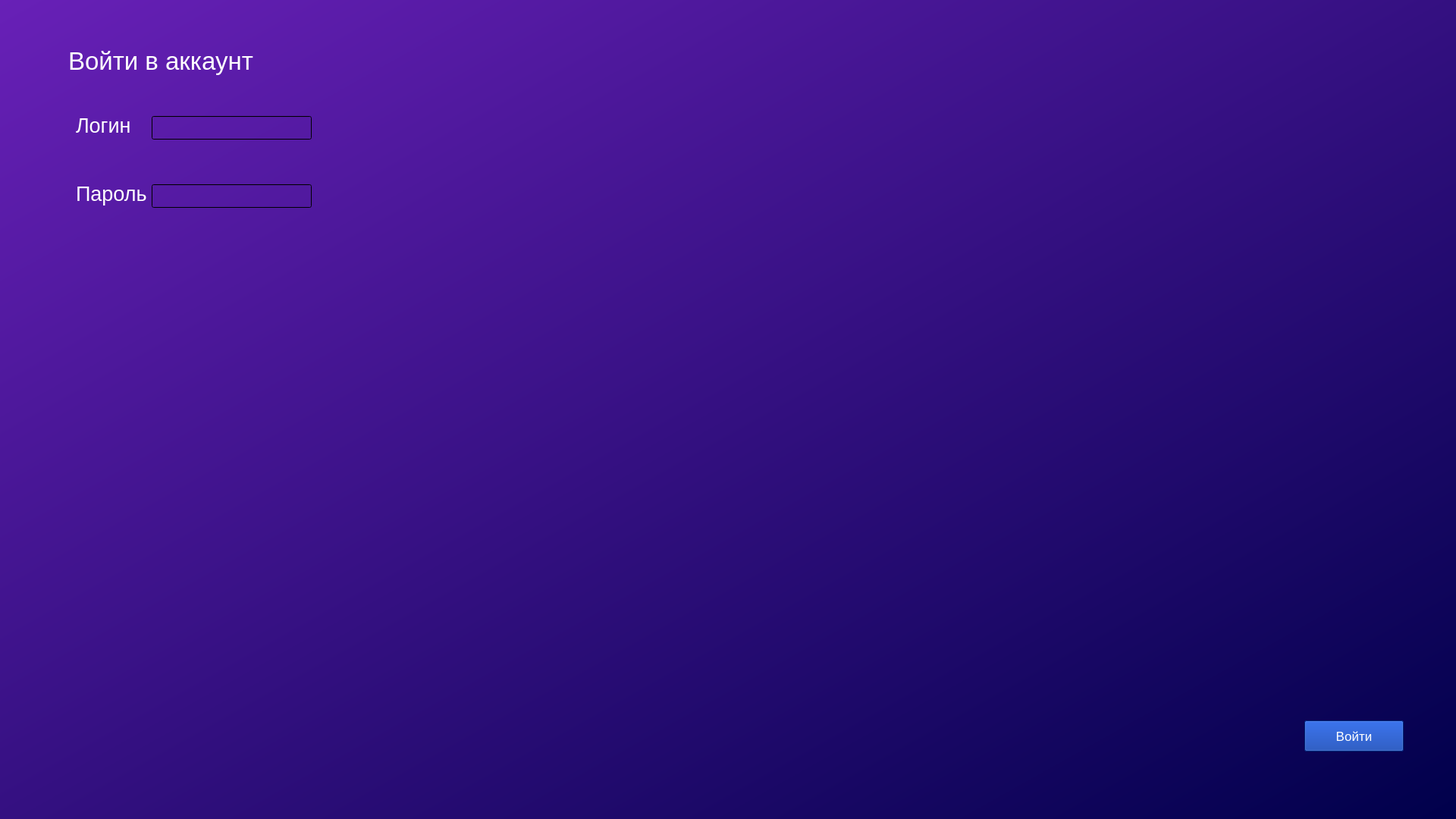
<?xml version="1.0" encoding="UTF-8"?>
<ui version="4.0">
 <class>MainWindow</class>
 <widget class="QMainWindow" name="MainWindow">
  <property name="geometry">
   <rect>
    <x>0</x>
    <y>0</y>
    <width>1920</width>
    <height>1080</height>
   </rect>
  </property>
  <property name="minimumSize">
   <size>
    <width>1159</width>
    <height>552</height>
   </size>
  </property>
  <property name="palette">
   <palette>
    <active>
     <colorrole role="WindowText">
      <brush brushstyle="SolidPattern">
       <color alpha="255">
        <red>255</red>
        <green>255</green>
        <blue>255</blue>
       </color>
      </brush>
     </colorrole>
     <colorrole role="Button">
      <brush brushstyle="LinearGradientPattern">
       <gradient startx="0.000000000000000" starty="0.000000000000000" endx="1.000000000000000" endy="1.000000000000000" type="LinearGradient" spread="PadSpread" coordinatemode="ObjectBoundingMode">
        <gradientstop position="0.000000000000000">
         <color alpha="255">
          <red>104</red>
          <green>32</green>
          <blue>183</blue>
         </color>
        </gradientstop>
        <gradientstop position="1.000000000000000">
         <color alpha="255">
          <red>0</red>
          <green>0</green>
          <blue>75</blue>
         </color>
        </gradientstop>
       </gradient>
      </brush>
     </colorrole>
     <colorrole role="Light">
      <brush brushstyle="SolidPattern">
       <color alpha="255">
        <red>72</red>
        <green>51</green>
        <blue>67</blue>
       </color>
      </brush>
     </colorrole>
     <colorrole role="Midlight">
      <brush brushstyle="SolidPattern">
       <color alpha="255">
        <red>60</red>
        <green>42</green>
        <blue>56</blue>
       </color>
      </brush>
     </colorrole>
     <colorrole role="Dark">
      <brush brushstyle="SolidPattern">
       <color alpha="255">
        <red>24</red>
        <green>17</green>
        <blue>22</blue>
       </color>
      </brush>
     </colorrole>
     <colorrole role="Mid">
      <brush brushstyle="SolidPattern">
       <color alpha="255">
        <red>32</red>
        <green>23</green>
        <blue>30</blue>
       </color>
      </brush>
     </colorrole>
     <colorrole role="Text">
      <brush brushstyle="SolidPattern">
       <color alpha="255">
        <red>255</red>
        <green>255</green>
        <blue>255</blue>
       </color>
      </brush>
     </colorrole>
     <colorrole role="BrightText">
      <brush brushstyle="SolidPattern">
       <color alpha="255">
        <red>255</red>
        <green>255</green>
        <blue>255</blue>
       </color>
      </brush>
     </colorrole>
     <colorrole role="ButtonText">
      <brush brushstyle="SolidPattern">
       <color alpha="255">
        <red>255</red>
        <green>255</green>
        <blue>255</blue>
       </color>
      </brush>
     </colorrole>
     <colorrole role="Base">
      <brush brushstyle="LinearGradientPattern">
       <gradient startx="0.000000000000000" starty="0.000000000000000" endx="1.000000000000000" endy="1.000000000000000" type="LinearGradient" spread="PadSpread" coordinatemode="ObjectBoundingMode">
        <gradientstop position="0.000000000000000">
         <color alpha="255">
          <red>104</red>
          <green>32</green>
          <blue>183</blue>
         </color>
        </gradientstop>
        <gradientstop position="1.000000000000000">
         <color alpha="255">
          <red>0</red>
          <green>0</green>
          <blue>75</blue>
         </color>
        </gradientstop>
       </gradient>
      </brush>
     </colorrole>
     <colorrole role="Window">
      <brush brushstyle="LinearGradientPattern">
       <gradient startx="0.000000000000000" starty="0.000000000000000" endx="1.000000000000000" endy="1.000000000000000" type="LinearGradient" spread="PadSpread" coordinatemode="ObjectBoundingMode">
        <gradientstop position="0.000000000000000">
         <color alpha="255">
          <red>104</red>
          <green>32</green>
          <blue>183</blue>
         </color>
        </gradientstop>
        <gradientstop position="1.000000000000000">
         <color alpha="255">
          <red>0</red>
          <green>0</green>
          <blue>75</blue>
         </color>
        </gradientstop>
       </gradient>
      </brush>
     </colorrole>
     <colorrole role="Shadow">
      <brush brushstyle="SolidPattern">
       <color alpha="255">
        <red>0</red>
        <green>0</green>
        <blue>0</blue>
       </color>
      </brush>
     </colorrole>
     <colorrole role="Highlight">
      <brush brushstyle="SolidPattern">
       <color alpha="255">
        <red>48</red>
        <green>34</green>
        <blue>45</blue>
       </color>
      </brush>
     </colorrole>
     <colorrole role="AlternateBase">
      <brush brushstyle="SolidPattern">
       <color alpha="255">
        <red>24</red>
        <green>17</green>
        <blue>22</blue>
       </color>
      </brush>
     </colorrole>
     <colorrole role="ToolTipBase">
      <brush brushstyle="SolidPattern">
       <color alpha="255">
        <red>255</red>
        <green>255</green>
        <blue>220</blue>
       </color>
      </brush>
     </colorrole>
     <colorrole role="ToolTipText">
      <brush brushstyle="SolidPattern">
       <color alpha="255">
        <red>0</red>
        <green>0</green>
        <blue>0</blue>
       </color>
      </brush>
     </colorrole>
    </active>
    <inactive>
     <colorrole role="WindowText">
      <brush brushstyle="SolidPattern">
       <color alpha="255">
        <red>208</red>
        <green>208</green>
        <blue>208</blue>
       </color>
      </brush>
     </colorrole>
     <colorrole role="Button">
      <brush brushstyle="LinearGradientPattern">
       <gradient startx="0.000000000000000" starty="0.000000000000000" endx="1.000000000000000" endy="1.000000000000000" type="LinearGradient" spread="PadSpread" coordinatemode="ObjectBoundingMode">
        <gradientstop position="0.000000000000000">
         <color alpha="255">
          <red>104</red>
          <green>32</green>
          <blue>183</blue>
         </color>
        </gradientstop>
        <gradientstop position="1.000000000000000">
         <color alpha="255">
          <red>0</red>
          <green>0</green>
          <blue>75</blue>
         </color>
        </gradientstop>
       </gradient>
      </brush>
     </colorrole>
     <colorrole role="Light">
      <brush brushstyle="SolidPattern">
       <color alpha="255">
        <red>255</red>
        <green>255</green>
        <blue>255</blue>
       </color>
      </brush>
     </colorrole>
     <colorrole role="Midlight">
      <brush brushstyle="SolidPattern">
       <color alpha="255">
        <red>227</red>
        <green>227</green>
        <blue>227</blue>
       </color>
      </brush>
     </colorrole>
     <colorrole role="Dark">
      <brush brushstyle="SolidPattern">
       <color alpha="255">
        <red>64</red>
        <green>65</green>
        <blue>66</blue>
       </color>
      </brush>
     </colorrole>
     <colorrole role="Mid">
      <brush brushstyle="SolidPattern">
       <color alpha="255">
        <red>160</red>
        <green>160</green>
        <blue>160</blue>
       </color>
      </brush>
     </colorrole>
     <colorrole role="Text">
      <brush brushstyle="SolidPattern">
       <color alpha="255">
        <red>208</red>
        <green>208</green>
        <blue>208</blue>
       </color>
      </brush>
     </colorrole>
     <colorrole role="BrightText">
      <brush brushstyle="SolidPattern">
       <color alpha="255">
        <red>255</red>
        <green>51</green>
        <blue>51</blue>
       </color>
      </brush>
     </colorrole>
     <colorrole role="ButtonText">
      <brush brushstyle="SolidPattern">
       <color alpha="255">
        <red>208</red>
        <green>208</green>
        <blue>208</blue>
       </color>
      </brush>
     </colorrole>
     <colorrole role="Base">
      <brush brushstyle="LinearGradientPattern">
       <gradient startx="0.000000000000000" starty="0.000000000000000" endx="1.000000000000000" endy="1.000000000000000" type="LinearGradient" spread="PadSpread" coordinatemode="ObjectBoundingMode">
        <gradientstop position="0.000000000000000">
         <color alpha="255">
          <red>104</red>
          <green>32</green>
          <blue>183</blue>
         </color>
        </gradientstop>
        <gradientstop position="1.000000000000000">
         <color alpha="255">
          <red>0</red>
          <green>0</green>
          <blue>75</blue>
         </color>
        </gradientstop>
       </gradient>
      </brush>
     </colorrole>
     <colorrole role="Window">
      <brush brushstyle="LinearGradientPattern">
       <gradient startx="0.000000000000000" starty="0.000000000000000" endx="1.000000000000000" endy="1.000000000000000" type="LinearGradient" spread="PadSpread" coordinatemode="ObjectBoundingMode">
        <gradientstop position="0.000000000000000">
         <color alpha="255">
          <red>104</red>
          <green>32</green>
          <blue>183</blue>
         </color>
        </gradientstop>
        <gradientstop position="1.000000000000000">
         <color alpha="255">
          <red>0</red>
          <green>0</green>
          <blue>75</blue>
         </color>
        </gradientstop>
       </gradient>
      </brush>
     </colorrole>
     <colorrole role="Shadow">
      <brush brushstyle="SolidPattern">
       <color alpha="255">
        <red>105</red>
        <green>105</green>
        <blue>105</blue>
       </color>
      </brush>
     </colorrole>
     <colorrole role="Highlight">
      <brush brushstyle="SolidPattern">
       <color alpha="255">
        <red>29</red>
        <green>84</green>
        <blue>92</blue>
       </color>
      </brush>
     </colorrole>
     <colorrole role="AlternateBase">
      <brush brushstyle="SolidPattern">
       <color alpha="255">
        <red>53</red>
        <green>54</green>
        <blue>55</blue>
       </color>
      </brush>
     </colorrole>
     <colorrole role="ToolTipBase">
      <brush brushstyle="SolidPattern">
       <color alpha="255">
        <red>64</red>
        <green>65</green>
        <blue>66</blue>
       </color>
      </brush>
     </colorrole>
     <colorrole role="ToolTipText">
      <brush brushstyle="SolidPattern">
       <color alpha="255">
        <red>208</red>
        <green>208</green>
        <blue>208</blue>
       </color>
      </brush>
     </colorrole>
    </inactive>
    <disabled>
     <colorrole role="WindowText">
      <brush brushstyle="SolidPattern">
       <color alpha="255">
        <red>24</red>
        <green>17</green>
        <blue>22</blue>
       </color>
      </brush>
     </colorrole>
     <colorrole role="Button">
      <brush brushstyle="LinearGradientPattern">
       <gradient startx="0.000000000000000" starty="0.000000000000000" endx="1.000000000000000" endy="1.000000000000000" type="LinearGradient" spread="PadSpread" coordinatemode="ObjectBoundingMode">
        <gradientstop position="0.000000000000000">
         <color alpha="255">
          <red>104</red>
          <green>32</green>
          <blue>183</blue>
         </color>
        </gradientstop>
        <gradientstop position="1.000000000000000">
         <color alpha="255">
          <red>0</red>
          <green>0</green>
          <blue>75</blue>
         </color>
        </gradientstop>
       </gradient>
      </brush>
     </colorrole>
     <colorrole role="Light">
      <brush brushstyle="SolidPattern">
       <color alpha="255">
        <red>72</red>
        <green>51</green>
        <blue>67</blue>
       </color>
      </brush>
     </colorrole>
     <colorrole role="Midlight">
      <brush brushstyle="SolidPattern">
       <color alpha="255">
        <red>60</red>
        <green>42</green>
        <blue>56</blue>
       </color>
      </brush>
     </colorrole>
     <colorrole role="Dark">
      <brush brushstyle="SolidPattern">
       <color alpha="255">
        <red>24</red>
        <green>17</green>
        <blue>22</blue>
       </color>
      </brush>
     </colorrole>
     <colorrole role="Mid">
      <brush brushstyle="SolidPattern">
       <color alpha="255">
        <red>32</red>
        <green>23</green>
        <blue>30</blue>
       </color>
      </brush>
     </colorrole>
     <colorrole role="Text">
      <brush brushstyle="SolidPattern">
       <color alpha="255">
        <red>24</red>
        <green>17</green>
        <blue>22</blue>
       </color>
      </brush>
     </colorrole>
     <colorrole role="BrightText">
      <brush brushstyle="SolidPattern">
       <color alpha="255">
        <red>255</red>
        <green>255</green>
        <blue>255</blue>
       </color>
      </brush>
     </colorrole>
     <colorrole role="ButtonText">
      <brush brushstyle="SolidPattern">
       <color alpha="255">
        <red>24</red>
        <green>17</green>
        <blue>22</blue>
       </color>
      </brush>
     </colorrole>
     <colorrole role="Base">
      <brush brushstyle="LinearGradientPattern">
       <gradient startx="0.000000000000000" starty="0.000000000000000" endx="1.000000000000000" endy="1.000000000000000" type="LinearGradient" spread="PadSpread" coordinatemode="ObjectBoundingMode">
        <gradientstop position="0.000000000000000">
         <color alpha="255">
          <red>104</red>
          <green>32</green>
          <blue>183</blue>
         </color>
        </gradientstop>
        <gradientstop position="1.000000000000000">
         <color alpha="255">
          <red>0</red>
          <green>0</green>
          <blue>75</blue>
         </color>
        </gradientstop>
       </gradient>
      </brush>
     </colorrole>
     <colorrole role="Window">
      <brush brushstyle="LinearGradientPattern">
       <gradient startx="0.000000000000000" starty="0.000000000000000" endx="1.000000000000000" endy="1.000000000000000" type="LinearGradient" spread="PadSpread" coordinatemode="ObjectBoundingMode">
        <gradientstop position="0.000000000000000">
         <color alpha="255">
          <red>104</red>
          <green>32</green>
          <blue>183</blue>
         </color>
        </gradientstop>
        <gradientstop position="1.000000000000000">
         <color alpha="255">
          <red>0</red>
          <green>0</green>
          <blue>75</blue>
         </color>
        </gradientstop>
       </gradient>
      </brush>
     </colorrole>
     <colorrole role="Shadow">
      <brush brushstyle="SolidPattern">
       <color alpha="255">
        <red>0</red>
        <green>0</green>
        <blue>0</blue>
       </color>
      </brush>
     </colorrole>
     <colorrole role="Highlight">
      <brush brushstyle="SolidPattern">
       <color alpha="255">
        <red>29</red>
        <green>84</green>
        <blue>92</blue>
       </color>
      </brush>
     </colorrole>
     <colorrole role="AlternateBase">
      <brush brushstyle="SolidPattern">
       <color alpha="255">
        <red>53</red>
        <green>54</green>
        <blue>55</blue>
       </color>
      </brush>
     </colorrole>
     <colorrole role="ToolTipBase">
      <brush brushstyle="SolidPattern">
       <color alpha="255">
        <red>64</red>
        <green>65</green>
        <blue>66</blue>
       </color>
      </brush>
     </colorrole>
     <colorrole role="ToolTipText">
      <brush brushstyle="SolidPattern">
       <color alpha="255">
        <red>208</red>
        <green>208</green>
        <blue>208</blue>
       </color>
      </brush>
     </colorrole>
    </disabled>
   </palette>
  </property>
  <property name="windowTitle">
   <string>MainWindow</string>
  </property>
  <property name="autoFillBackground">
   <bool>false</bool>
  </property>
  <property name="styleSheet">
   <string notr="true">background-color: qlineargradient(spread:pad, x1:0, y1:0, x2:1, y2:1, stop:0 rgba(104, 32, 183, 255), stop:1 rgba(0, 0, 75, 255))</string>
  </property>
  <widget class="QWidget" name="centralwidget">
   <widget class="QPushButton" name="quitBtn">
    <property name="geometry">
     <rect>
      <x>1720</x>
      <y>950</y>
      <width>131</width>
      <height>41</height>
     </rect>
    </property>
    <property name="font">
     <font>
      <pointsize>13</pointsize>
     </font>
    </property>
    <property name="autoFillBackground">
     <bool>false</bool>
    </property>
    <property name="styleSheet">
     <string notr="true">background-color: rgb(0, 52, 165);
color: rgb(255, 255, 255);
</string>
    </property>
    <property name="text">
     <string>Войти</string>
    </property>
    <property name="autoDefault">
     <bool>false</bool>
    </property>
    <property name="default">
     <bool>false</bool>
    </property>
    <property name="flat">
     <bool>false</bool>
    </property>
   </widget>
   <widget class="QLineEdit" name="lineEdit">
    <property name="geometry">
     <rect>
      <x>200</x>
      <y>153</y>
      <width>211</width>
      <height>31</height>
     </rect>
    </property>
    <property name="palette">
     <palette>
      <active>
       <colorrole role="WindowText">
        <brush brushstyle="SolidPattern">
         <color alpha="255">
          <red>255</red>
          <green>255</green>
          <blue>255</blue>
         </color>
        </brush>
       </colorrole>
       <colorrole role="Button">
        <brush brushstyle="LinearGradientPattern">
         <gradient startx="0.000000000000000" starty="0.000000000000000" endx="1.000000000000000" endy="0.000000000000000" type="LinearGradient" spread="PadSpread" coordinatemode="ObjectBoundingMode">
          <gradientstop position="0.000000000000000">
           <color alpha="0">
            <red>0</red>
            <green>0</green>
            <blue>0</blue>
           </color>
          </gradientstop>
          <gradientstop position="1.000000000000000">
           <color alpha="0">
            <red>255</red>
            <green>255</green>
            <blue>255</blue>
           </color>
          </gradientstop>
         </gradient>
        </brush>
       </colorrole>
       <colorrole role="Text">
        <brush brushstyle="SolidPattern">
         <color alpha="255">
          <red>255</red>
          <green>255</green>
          <blue>255</blue>
         </color>
        </brush>
       </colorrole>
       <colorrole role="ButtonText">
        <brush brushstyle="SolidPattern">
         <color alpha="255">
          <red>255</red>
          <green>255</green>
          <blue>255</blue>
         </color>
        </brush>
       </colorrole>
       <colorrole role="Base">
        <brush brushstyle="LinearGradientPattern">
         <gradient startx="0.000000000000000" starty="0.000000000000000" endx="1.000000000000000" endy="0.000000000000000" type="LinearGradient" spread="PadSpread" coordinatemode="ObjectBoundingMode">
          <gradientstop position="0.000000000000000">
           <color alpha="0">
            <red>0</red>
            <green>0</green>
            <blue>0</blue>
           </color>
          </gradientstop>
          <gradientstop position="1.000000000000000">
           <color alpha="0">
            <red>255</red>
            <green>255</green>
            <blue>255</blue>
           </color>
          </gradientstop>
         </gradient>
        </brush>
       </colorrole>
       <colorrole role="Window">
        <brush brushstyle="LinearGradientPattern">
         <gradient startx="0.000000000000000" starty="0.000000000000000" endx="1.000000000000000" endy="0.000000000000000" type="LinearGradient" spread="PadSpread" coordinatemode="ObjectBoundingMode">
          <gradientstop position="0.000000000000000">
           <color alpha="0">
            <red>0</red>
            <green>0</green>
            <blue>0</blue>
           </color>
          </gradientstop>
          <gradientstop position="1.000000000000000">
           <color alpha="0">
            <red>255</red>
            <green>255</green>
            <blue>255</blue>
           </color>
          </gradientstop>
         </gradient>
        </brush>
       </colorrole>
       <colorrole role="ToolTipText">
        <brush brushstyle="SolidPattern">
         <color alpha="255">
          <red>48</red>
          <green>34</green>
          <blue>45</blue>
         </color>
        </brush>
       </colorrole>
       <colorrole role="PlaceholderText">
        <brush brushstyle="SolidPattern">
         <color alpha="128">
          <red>255</red>
          <green>255</green>
          <blue>255</blue>
         </color>
        </brush>
       </colorrole>
      </active>
      <inactive>
       <colorrole role="WindowText">
        <brush brushstyle="SolidPattern">
         <color alpha="255">
          <red>255</red>
          <green>255</green>
          <blue>255</blue>
         </color>
        </brush>
       </colorrole>
       <colorrole role="Button">
        <brush brushstyle="LinearGradientPattern">
         <gradient startx="0.000000000000000" starty="0.000000000000000" endx="1.000000000000000" endy="0.000000000000000" type="LinearGradient" spread="PadSpread" coordinatemode="ObjectBoundingMode">
          <gradientstop position="0.000000000000000">
           <color alpha="0">
            <red>0</red>
            <green>0</green>
            <blue>0</blue>
           </color>
          </gradientstop>
          <gradientstop position="1.000000000000000">
           <color alpha="0">
            <red>255</red>
            <green>255</green>
            <blue>255</blue>
           </color>
          </gradientstop>
         </gradient>
        </brush>
       </colorrole>
       <colorrole role="Text">
        <brush brushstyle="SolidPattern">
         <color alpha="255">
          <red>255</red>
          <green>255</green>
          <blue>255</blue>
         </color>
        </brush>
       </colorrole>
       <colorrole role="ButtonText">
        <brush brushstyle="SolidPattern">
         <color alpha="255">
          <red>255</red>
          <green>255</green>
          <blue>255</blue>
         </color>
        </brush>
       </colorrole>
       <colorrole role="Base">
        <brush brushstyle="LinearGradientPattern">
         <gradient startx="0.000000000000000" starty="0.000000000000000" endx="1.000000000000000" endy="0.000000000000000" type="LinearGradient" spread="PadSpread" coordinatemode="ObjectBoundingMode">
          <gradientstop position="0.000000000000000">
           <color alpha="0">
            <red>0</red>
            <green>0</green>
            <blue>0</blue>
           </color>
          </gradientstop>
          <gradientstop position="1.000000000000000">
           <color alpha="0">
            <red>255</red>
            <green>255</green>
            <blue>255</blue>
           </color>
          </gradientstop>
         </gradient>
        </brush>
       </colorrole>
       <colorrole role="Window">
        <brush brushstyle="LinearGradientPattern">
         <gradient startx="0.000000000000000" starty="0.000000000000000" endx="1.000000000000000" endy="0.000000000000000" type="LinearGradient" spread="PadSpread" coordinatemode="ObjectBoundingMode">
          <gradientstop position="0.000000000000000">
           <color alpha="0">
            <red>0</red>
            <green>0</green>
            <blue>0</blue>
           </color>
          </gradientstop>
          <gradientstop position="1.000000000000000">
           <color alpha="0">
            <red>255</red>
            <green>255</green>
            <blue>255</blue>
           </color>
          </gradientstop>
         </gradient>
        </brush>
       </colorrole>
       <colorrole role="ToolTipText">
        <brush brushstyle="SolidPattern">
         <color alpha="255">
          <red>208</red>
          <green>208</green>
          <blue>208</blue>
         </color>
        </brush>
       </colorrole>
       <colorrole role="PlaceholderText">
        <brush brushstyle="SolidPattern">
         <color alpha="128">
          <red>255</red>
          <green>255</green>
          <blue>255</blue>
         </color>
        </brush>
       </colorrole>
      </inactive>
      <disabled>
       <colorrole role="WindowText">
        <brush brushstyle="SolidPattern">
         <color alpha="255">
          <red>255</red>
          <green>255</green>
          <blue>255</blue>
         </color>
        </brush>
       </colorrole>
       <colorrole role="Button">
        <brush brushstyle="LinearGradientPattern">
         <gradient startx="0.000000000000000" starty="0.000000000000000" endx="1.000000000000000" endy="0.000000000000000" type="LinearGradient" spread="PadSpread" coordinatemode="ObjectBoundingMode">
          <gradientstop position="0.000000000000000">
           <color alpha="0">
            <red>0</red>
            <green>0</green>
            <blue>0</blue>
           </color>
          </gradientstop>
          <gradientstop position="1.000000000000000">
           <color alpha="0">
            <red>255</red>
            <green>255</green>
            <blue>255</blue>
           </color>
          </gradientstop>
         </gradient>
        </brush>
       </colorrole>
       <colorrole role="Text">
        <brush brushstyle="SolidPattern">
         <color alpha="255">
          <red>255</red>
          <green>255</green>
          <blue>255</blue>
         </color>
        </brush>
       </colorrole>
       <colorrole role="ButtonText">
        <brush brushstyle="SolidPattern">
         <color alpha="255">
          <red>255</red>
          <green>255</green>
          <blue>255</blue>
         </color>
        </brush>
       </colorrole>
       <colorrole role="Base">
        <brush brushstyle="LinearGradientPattern">
         <gradient startx="0.000000000000000" starty="0.000000000000000" endx="1.000000000000000" endy="0.000000000000000" type="LinearGradient" spread="PadSpread" coordinatemode="ObjectBoundingMode">
          <gradientstop position="0.000000000000000">
           <color alpha="0">
            <red>0</red>
            <green>0</green>
            <blue>0</blue>
           </color>
          </gradientstop>
          <gradientstop position="1.000000000000000">
           <color alpha="0">
            <red>255</red>
            <green>255</green>
            <blue>255</blue>
           </color>
          </gradientstop>
         </gradient>
        </brush>
       </colorrole>
       <colorrole role="Window">
        <brush brushstyle="LinearGradientPattern">
         <gradient startx="0.000000000000000" starty="0.000000000000000" endx="1.000000000000000" endy="0.000000000000000" type="LinearGradient" spread="PadSpread" coordinatemode="ObjectBoundingMode">
          <gradientstop position="0.000000000000000">
           <color alpha="0">
            <red>0</red>
            <green>0</green>
            <blue>0</blue>
           </color>
          </gradientstop>
          <gradientstop position="1.000000000000000">
           <color alpha="0">
            <red>255</red>
            <green>255</green>
            <blue>255</blue>
           </color>
          </gradientstop>
         </gradient>
        </brush>
       </colorrole>
       <colorrole role="ToolTipText">
        <brush brushstyle="SolidPattern">
         <color alpha="255">
          <red>208</red>
          <green>208</green>
          <blue>208</blue>
         </color>
        </brush>
       </colorrole>
       <colorrole role="PlaceholderText">
        <brush brushstyle="SolidPattern">
         <color alpha="128">
          <red>255</red>
          <green>255</green>
          <blue>255</blue>
         </color>
        </brush>
       </colorrole>
      </disabled>
     </palette>
    </property>
    <property name="font">
     <font>
      <pointsize>16</pointsize>
     </font>
    </property>
    <property name="styleSheet">
     <string notr="true">background-color: qlineargradient(spread:pad, x1:0, y1:0, x2:1, y2:0, stop:0 rgba(0, 0, 0, 0), stop:1 rgba(255, 255, 255, 0));
color: rgb(255, 255, 255);</string>
    </property>
    <property name="frame">
     <bool>true</bool>
    </property>
   </widget>
   <widget class="QLabel" name="label">
    <property name="geometry">
     <rect>
      <x>90</x>
      <y>60</y>
      <width>251</width>
      <height>41</height>
     </rect>
    </property>
    <property name="font">
     <font>
      <pointsize>25</pointsize>
     </font>
    </property>
    <property name="styleSheet">
     <string notr="true">background-color: qlineargradient(spread:pad, x1:0, y1:0, x2:1, y2:0, stop:0 rgba(0, 0, 0, 0), stop:1 rgba(255, 255, 255, 0));
color: rgb(255, 255, 255);</string>
    </property>
    <property name="text">
     <string>Войти в аккаунт</string>
    </property>
   </widget>
   <widget class="QLabel" name="label_2">
    <property name="geometry">
     <rect>
      <x>100</x>
      <y>150</y>
      <width>101</width>
      <height>31</height>
     </rect>
    </property>
    <property name="font">
     <font>
      <pointsize>20</pointsize>
     </font>
    </property>
    <property name="styleSheet">
     <string notr="true">background-color: qlineargradient(spread:pad, x1:0, y1:0, x2:1, y2:0, stop:0 rgba(0, 0, 0, 0), stop:1 rgba(255, 255, 255, 0));
color: rgb(255, 255, 255);</string>
    </property>
    <property name="text">
     <string>Логин</string>
    </property>
   </widget>
   <widget class="QLineEdit" name="lineEdit_2">
    <property name="geometry">
     <rect>
      <x>200</x>
      <y>243</y>
      <width>211</width>
      <height>31</height>
     </rect>
    </property>
    <property name="palette">
     <palette>
      <active>
       <colorrole role="WindowText">
        <brush brushstyle="SolidPattern">
         <color alpha="255">
          <red>255</red>
          <green>255</green>
          <blue>255</blue>
         </color>
        </brush>
       </colorrole>
       <colorrole role="Button">
        <brush brushstyle="LinearGradientPattern">
         <gradient startx="0.000000000000000" starty="0.000000000000000" endx="1.000000000000000" endy="0.000000000000000" type="LinearGradient" spread="PadSpread" coordinatemode="ObjectBoundingMode">
          <gradientstop position="0.000000000000000">
           <color alpha="0">
            <red>0</red>
            <green>0</green>
            <blue>0</blue>
           </color>
          </gradientstop>
          <gradientstop position="1.000000000000000">
           <color alpha="0">
            <red>255</red>
            <green>255</green>
            <blue>255</blue>
           </color>
          </gradientstop>
         </gradient>
        </brush>
       </colorrole>
       <colorrole role="Text">
        <brush brushstyle="SolidPattern">
         <color alpha="255">
          <red>255</red>
          <green>255</green>
          <blue>255</blue>
         </color>
        </brush>
       </colorrole>
       <colorrole role="ButtonText">
        <brush brushstyle="SolidPattern">
         <color alpha="255">
          <red>255</red>
          <green>255</green>
          <blue>255</blue>
         </color>
        </brush>
       </colorrole>
       <colorrole role="Base">
        <brush brushstyle="LinearGradientPattern">
         <gradient startx="0.000000000000000" starty="0.000000000000000" endx="1.000000000000000" endy="0.000000000000000" type="LinearGradient" spread="PadSpread" coordinatemode="ObjectBoundingMode">
          <gradientstop position="0.000000000000000">
           <color alpha="0">
            <red>0</red>
            <green>0</green>
            <blue>0</blue>
           </color>
          </gradientstop>
          <gradientstop position="1.000000000000000">
           <color alpha="0">
            <red>255</red>
            <green>255</green>
            <blue>255</blue>
           </color>
          </gradientstop>
         </gradient>
        </brush>
       </colorrole>
       <colorrole role="Window">
        <brush brushstyle="LinearGradientPattern">
         <gradient startx="0.000000000000000" starty="0.000000000000000" endx="1.000000000000000" endy="0.000000000000000" type="LinearGradient" spread="PadSpread" coordinatemode="ObjectBoundingMode">
          <gradientstop position="0.000000000000000">
           <color alpha="0">
            <red>0</red>
            <green>0</green>
            <blue>0</blue>
           </color>
          </gradientstop>
          <gradientstop position="1.000000000000000">
           <color alpha="0">
            <red>255</red>
            <green>255</green>
            <blue>255</blue>
           </color>
          </gradientstop>
         </gradient>
        </brush>
       </colorrole>
       <colorrole role="Shadow">
        <brush brushstyle="SolidPattern">
         <color alpha="255">
          <red>0</red>
          <green>0</green>
          <blue>0</blue>
         </color>
        </brush>
       </colorrole>
       <colorrole role="ToolTipText">
        <brush brushstyle="SolidPattern">
         <color alpha="255">
          <red>255</red>
          <green>255</green>
          <blue>255</blue>
         </color>
        </brush>
       </colorrole>
       <colorrole role="PlaceholderText">
        <brush brushstyle="SolidPattern">
         <color alpha="128">
          <red>255</red>
          <green>255</green>
          <blue>255</blue>
         </color>
        </brush>
       </colorrole>
      </active>
      <inactive>
       <colorrole role="WindowText">
        <brush brushstyle="SolidPattern">
         <color alpha="255">
          <red>255</red>
          <green>255</green>
          <blue>255</blue>
         </color>
        </brush>
       </colorrole>
       <colorrole role="Button">
        <brush brushstyle="LinearGradientPattern">
         <gradient startx="0.000000000000000" starty="0.000000000000000" endx="1.000000000000000" endy="0.000000000000000" type="LinearGradient" spread="PadSpread" coordinatemode="ObjectBoundingMode">
          <gradientstop position="0.000000000000000">
           <color alpha="0">
            <red>0</red>
            <green>0</green>
            <blue>0</blue>
           </color>
          </gradientstop>
          <gradientstop position="1.000000000000000">
           <color alpha="0">
            <red>255</red>
            <green>255</green>
            <blue>255</blue>
           </color>
          </gradientstop>
         </gradient>
        </brush>
       </colorrole>
       <colorrole role="Text">
        <brush brushstyle="SolidPattern">
         <color alpha="255">
          <red>255</red>
          <green>255</green>
          <blue>255</blue>
         </color>
        </brush>
       </colorrole>
       <colorrole role="ButtonText">
        <brush brushstyle="SolidPattern">
         <color alpha="255">
          <red>255</red>
          <green>255</green>
          <blue>255</blue>
         </color>
        </brush>
       </colorrole>
       <colorrole role="Base">
        <brush brushstyle="LinearGradientPattern">
         <gradient startx="0.000000000000000" starty="0.000000000000000" endx="1.000000000000000" endy="0.000000000000000" type="LinearGradient" spread="PadSpread" coordinatemode="ObjectBoundingMode">
          <gradientstop position="0.000000000000000">
           <color alpha="0">
            <red>0</red>
            <green>0</green>
            <blue>0</blue>
           </color>
          </gradientstop>
          <gradientstop position="1.000000000000000">
           <color alpha="0">
            <red>255</red>
            <green>255</green>
            <blue>255</blue>
           </color>
          </gradientstop>
         </gradient>
        </brush>
       </colorrole>
       <colorrole role="Window">
        <brush brushstyle="LinearGradientPattern">
         <gradient startx="0.000000000000000" starty="0.000000000000000" endx="1.000000000000000" endy="0.000000000000000" type="LinearGradient" spread="PadSpread" coordinatemode="ObjectBoundingMode">
          <gradientstop position="0.000000000000000">
           <color alpha="0">
            <red>0</red>
            <green>0</green>
            <blue>0</blue>
           </color>
          </gradientstop>
          <gradientstop position="1.000000000000000">
           <color alpha="0">
            <red>255</red>
            <green>255</green>
            <blue>255</blue>
           </color>
          </gradientstop>
         </gradient>
        </brush>
       </colorrole>
       <colorrole role="Shadow">
        <brush brushstyle="SolidPattern">
         <color alpha="255">
          <red>105</red>
          <green>105</green>
          <blue>105</blue>
         </color>
        </brush>
       </colorrole>
       <colorrole role="ToolTipText">
        <brush brushstyle="SolidPattern">
         <color alpha="255">
          <red>208</red>
          <green>208</green>
          <blue>208</blue>
         </color>
        </brush>
       </colorrole>
       <colorrole role="PlaceholderText">
        <brush brushstyle="SolidPattern">
         <color alpha="128">
          <red>255</red>
          <green>255</green>
          <blue>255</blue>
         </color>
        </brush>
       </colorrole>
      </inactive>
      <disabled>
       <colorrole role="WindowText">
        <brush brushstyle="SolidPattern">
         <color alpha="255">
          <red>255</red>
          <green>255</green>
          <blue>255</blue>
         </color>
        </brush>
       </colorrole>
       <colorrole role="Button">
        <brush brushstyle="LinearGradientPattern">
         <gradient startx="0.000000000000000" starty="0.000000000000000" endx="1.000000000000000" endy="0.000000000000000" type="LinearGradient" spread="PadSpread" coordinatemode="ObjectBoundingMode">
          <gradientstop position="0.000000000000000">
           <color alpha="0">
            <red>0</red>
            <green>0</green>
            <blue>0</blue>
           </color>
          </gradientstop>
          <gradientstop position="1.000000000000000">
           <color alpha="0">
            <red>255</red>
            <green>255</green>
            <blue>255</blue>
           </color>
          </gradientstop>
         </gradient>
        </brush>
       </colorrole>
       <colorrole role="Text">
        <brush brushstyle="SolidPattern">
         <color alpha="255">
          <red>255</red>
          <green>255</green>
          <blue>255</blue>
         </color>
        </brush>
       </colorrole>
       <colorrole role="ButtonText">
        <brush brushstyle="SolidPattern">
         <color alpha="255">
          <red>255</red>
          <green>255</green>
          <blue>255</blue>
         </color>
        </brush>
       </colorrole>
       <colorrole role="Base">
        <brush brushstyle="LinearGradientPattern">
         <gradient startx="0.000000000000000" starty="0.000000000000000" endx="1.000000000000000" endy="0.000000000000000" type="LinearGradient" spread="PadSpread" coordinatemode="ObjectBoundingMode">
          <gradientstop position="0.000000000000000">
           <color alpha="0">
            <red>0</red>
            <green>0</green>
            <blue>0</blue>
           </color>
          </gradientstop>
          <gradientstop position="1.000000000000000">
           <color alpha="0">
            <red>255</red>
            <green>255</green>
            <blue>255</blue>
           </color>
          </gradientstop>
         </gradient>
        </brush>
       </colorrole>
       <colorrole role="Window">
        <brush brushstyle="LinearGradientPattern">
         <gradient startx="0.000000000000000" starty="0.000000000000000" endx="1.000000000000000" endy="0.000000000000000" type="LinearGradient" spread="PadSpread" coordinatemode="ObjectBoundingMode">
          <gradientstop position="0.000000000000000">
           <color alpha="0">
            <red>0</red>
            <green>0</green>
            <blue>0</blue>
           </color>
          </gradientstop>
          <gradientstop position="1.000000000000000">
           <color alpha="0">
            <red>255</red>
            <green>255</green>
            <blue>255</blue>
           </color>
          </gradientstop>
         </gradient>
        </brush>
       </colorrole>
       <colorrole role="Shadow">
        <brush brushstyle="SolidPattern">
         <color alpha="255">
          <red>0</red>
          <green>0</green>
          <blue>0</blue>
         </color>
        </brush>
       </colorrole>
       <colorrole role="ToolTipText">
        <brush brushstyle="SolidPattern">
         <color alpha="255">
          <red>208</red>
          <green>208</green>
          <blue>208</blue>
         </color>
        </brush>
       </colorrole>
       <colorrole role="PlaceholderText">
        <brush brushstyle="SolidPattern">
         <color alpha="128">
          <red>255</red>
          <green>255</green>
          <blue>255</blue>
         </color>
        </brush>
       </colorrole>
      </disabled>
     </palette>
    </property>
    <property name="font">
     <font>
      <pointsize>16</pointsize>
     </font>
    </property>
    <property name="styleSheet">
     <string notr="true">background-color: qlineargradient(spread:pad, x1:0, y1:0, x2:1, y2:0, stop:0 rgba(0, 0, 0, 0), stop:1 rgba(255, 255, 255, 0));
color: rgb(255, 255, 255);</string>
    </property>
   </widget>
   <widget class="QLabel" name="label_3">
    <property name="geometry">
     <rect>
      <x>100</x>
      <y>240</y>
      <width>101</width>
      <height>31</height>
     </rect>
    </property>
    <property name="font">
     <font>
      <pointsize>20</pointsize>
     </font>
    </property>
    <property name="styleSheet">
     <string notr="true">background-color: qlineargradient(spread:pad, x1:0, y1:0, x2:1, y2:0, stop:0 rgba(0, 0, 0, 0), stop:1 rgba(255, 255, 255, 0));
color: rgb(255, 255, 255);</string>
    </property>
    <property name="text">
     <string>Пароль</string>
    </property>
   </widget>
   <widget class="QLabel" name="label_4">
    <property name="enabled">
     <bool>true</bool>
    </property>
    <property name="geometry">
     <rect>
      <x>140</x>
      <y>950</y>
      <width>471</width>
      <height>41</height>
     </rect>
    </property>
    <property name="font">
     <font>
      <pointsize>22</pointsize>
     </font>
    </property>
    <property name="autoFillBackground">
     <bool>false</bool>
    </property>
    <property name="styleSheet">
     <string notr="true">background-color: qlineargradient(spread:pad, x1:0, y1:0, x2:1, y2:0, stop:0 rgba(0, 0, 0, 0), stop:1 rgba(255, 255, 255, 0));
color: qlineargradient(spread:pad, x1:0, y1:0, x2:1, y2:0, stop:0 rgba(0, 0, 0, 0), stop:1 rgba(255, 255, 255, 0));</string>
    </property>
    <property name="text">
     <string>Не правильный логин или пароль</string>
    </property>
   </widget>
  </widget>
 </widget>
 <resources/>
 <connections/>
</ui>
